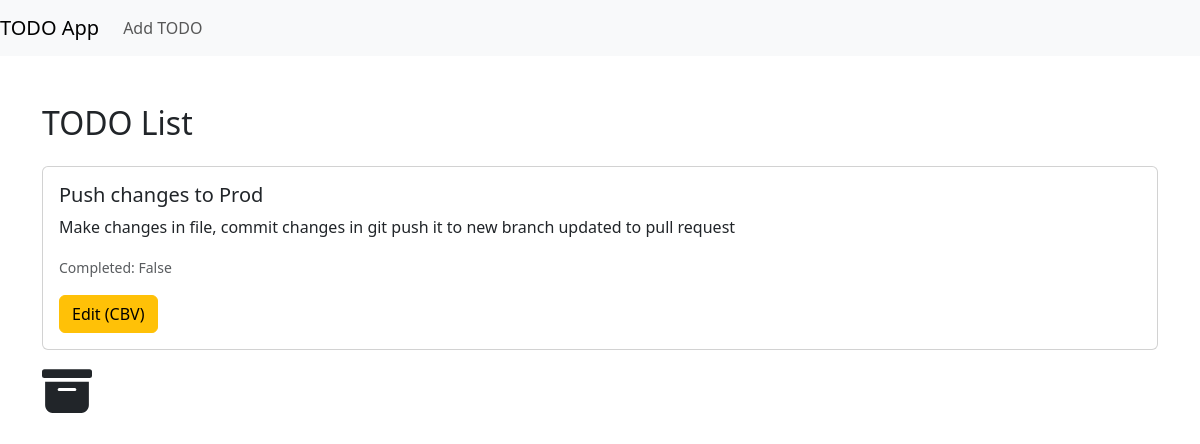
The app's page /, older data.
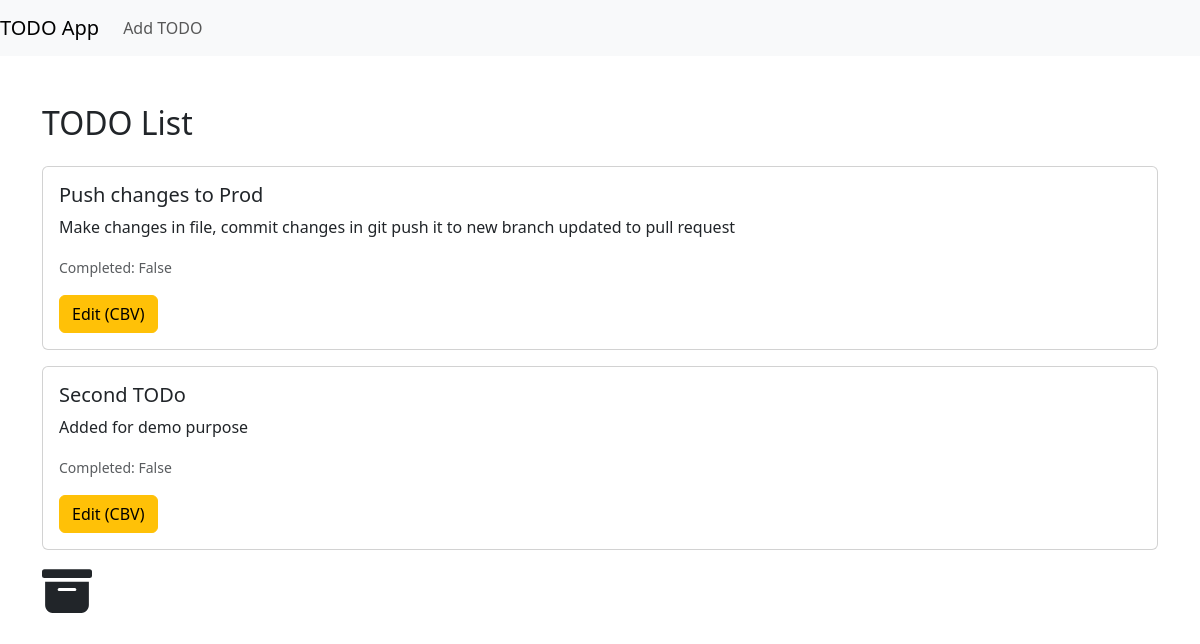
The same page, newer data.
### todo/models.py (models this page shows, shortened)
class TodoItem(models.Model):
    title = models.CharField(max_length=100)
    description = models.TextField(blank=True, null=True)
    completed = models.BooleanField(default=False)

### todo/views.py (the view)
# urls.py: path('', todo_list, name='todo_list'),  # FBV for listing TODO items
def todo_list(request):
    todos = TodoItem.objects.all()  # Fetch all TODO items from the database
    return render(request, 'todo/todo_list.html', {'todos': todos})

### todo/templates/todo/todo_list.html (shortened to what this page needs)
{% extends 'base.html' %}
{% block content %}
      <h2 class="mb-4">TODO List</h2>
      <div id="todo-container">
        {% for todo in todos %}
            <div class="card mb-3 draggable" draggable="true" id="todo-{{ todo.pk }}">
                <div class="card-body">
                    <h5 class="card-title">{{ todo.title }}</h5>
                    <p class="card-text">{{ todo.description }}</p>
                    <p class="card-text"><small class="text-muted">Completed: {{ todo.completed }}</small></p>
                    {% if not todo.completed %}<a href="{% url 'todo:todo_update_cbv' todo.pk %}" class="btn btn-warning">Edit (CBV)</a>  {% endif %}
                </div>
            </div>
        {% empty %}
            <p>No TODO items yet!</p>
        {% endfor %}
         </div>
         <div id="bin">
        </div>
{% endblock %}

Row changes from the older to the newer data that the page shows:
added TodoItem: title "Second TODo", description "Added for demo purpose", completed "False", shows "Edit (CBV)"
